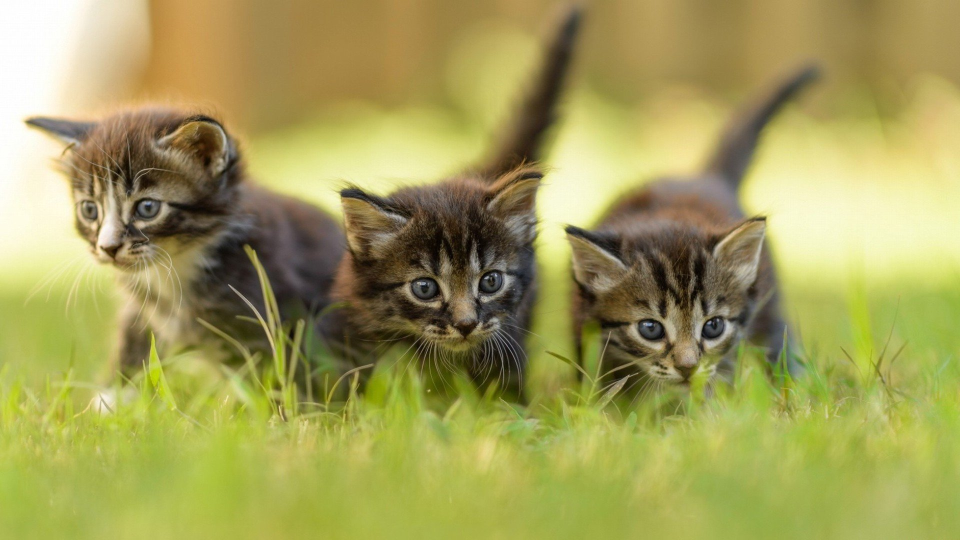
#> input picture cat.jpg, 1920 x 1080 px (shown at 1/2 size)
$ python edge.py
#> lines starting #> are read from the running program, lines starting #| are printed output that depends on the picture; after the words box and inside, x2 and y2 are one past the last pixel; in counts of white or black regions, pixels touching at a corner belong together
import cv2 as cv
import numpy as np
img=cv.imread('cat.jpg')
#> img is the input picture: shape (1080, 1920, 3); mean B, G, R 89.6, 157.6, 162.1
img=cv.resize(img,(800,600),interpolation=cv.INTER_AREA)
#> img: shape (600, 800, 3)
cv.imshow('cat',img)
gray=cv.cvtColor(img,cv.COLOR_BGR2GRAY)
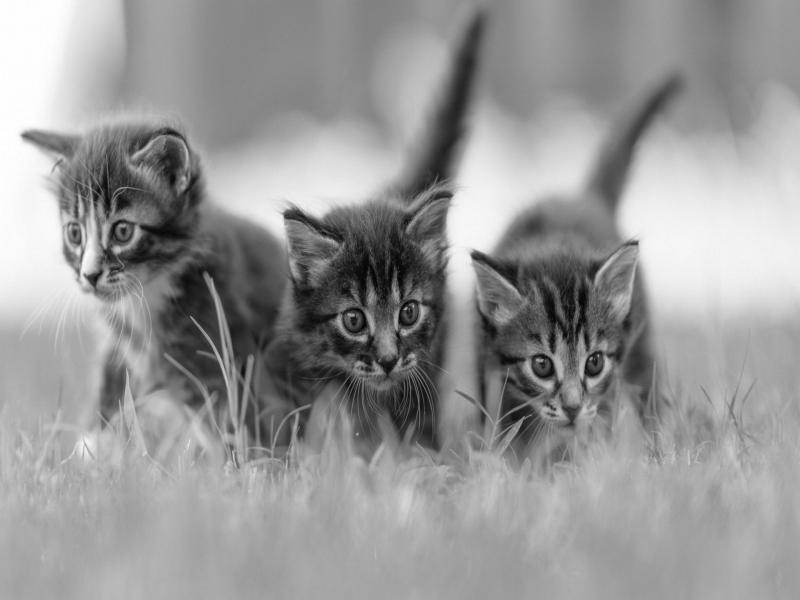
#> gray: shape (600, 800); min 4, max 255, mean 151.2
cv.imshow('gray',gray)
lap=cv.Laplacian(gray,cv.CV_64F)
lap=np.uint8(np.absolute(lap))
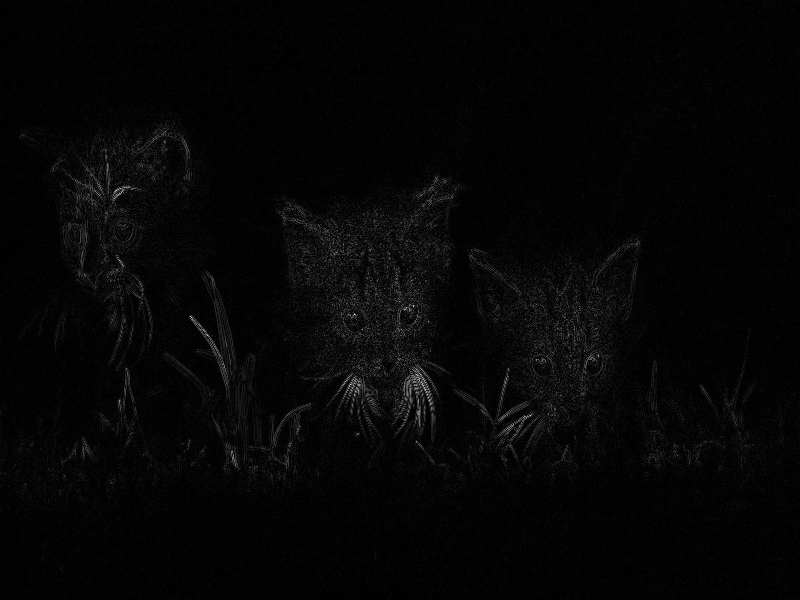
#> lap: shape (600, 800); min 0, max 253, mean 5.6
cv.imshow('lap',lap)
#sobel
sobx=cv.Sobel(gray,cv.CV_64F,1,0)
soby=cv.Sobel(gray,cv.CV_64F,0,1)
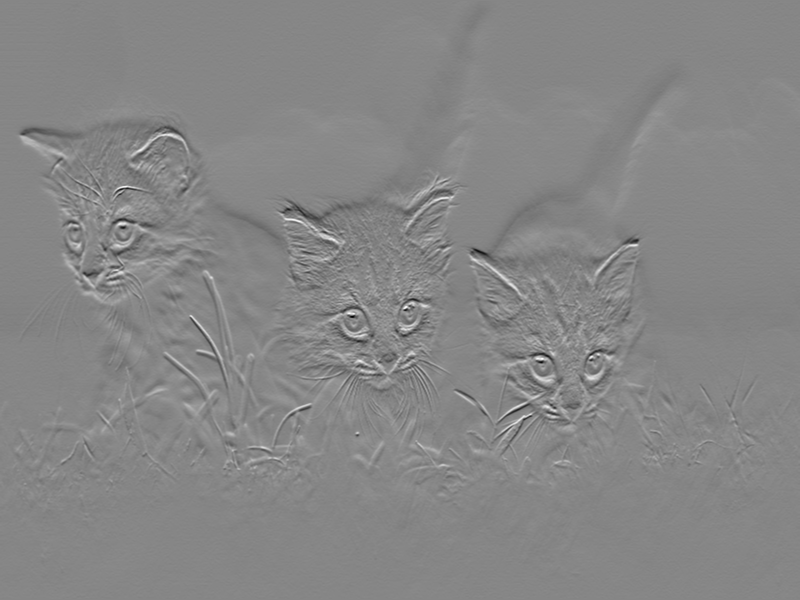
#> soby: shape (600, 800) float64; min -457, max 410, mean 0.1; drawn with min black and max white
cv.imshow('sobx',sobx)
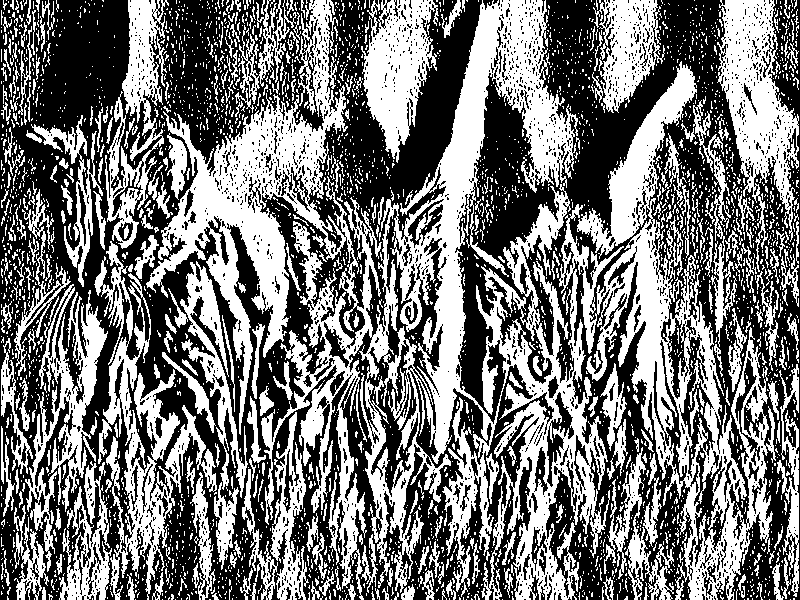
#> window 'sobx': shape (600, 800); 46.3% white; 3237 white regions (2858 under 20 px), largest, box (x1, y1, x2, y2) and area: (146, 0, 776, 600) 113526, (94, 241, 217, 600) 10682, (717, 0, 799, 272) 9319
cv.imshow('soby',soby)
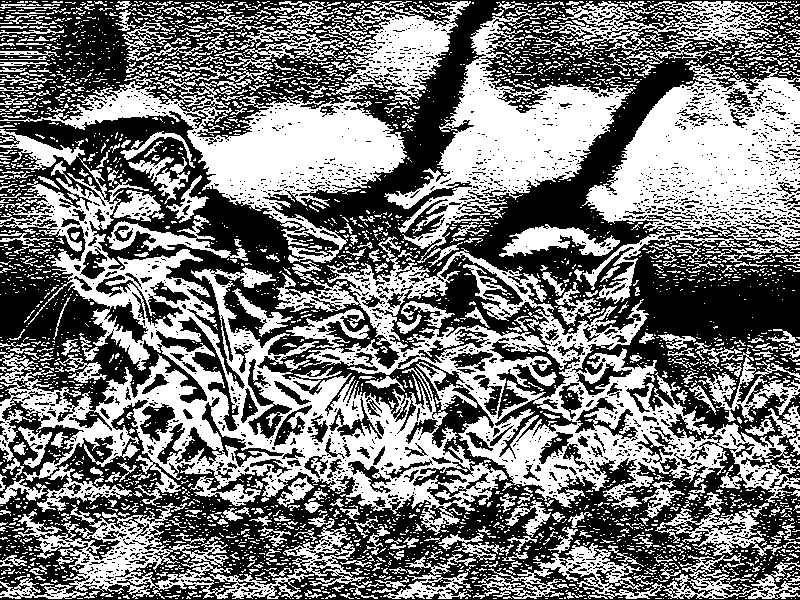
#> window 'soby': shape (600, 800); 47.3% white; 3497 white regions (3031 under 20 px), largest, box (x1, y1, x2, y2) and area: (0, 158, 800, 535) 76781, (582, 59, 800, 304) 25062, (0, 65, 407, 263) 20541
com=cv.bitwise_or(sobx,soby)
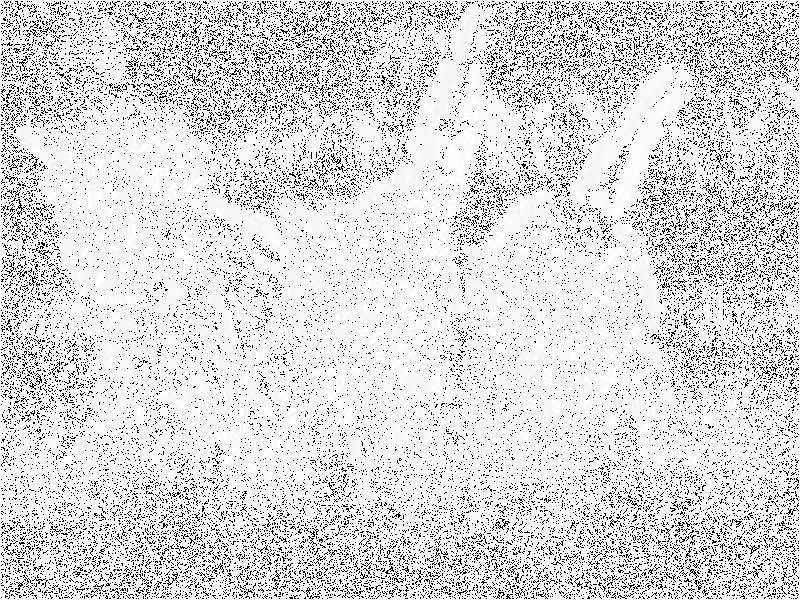
#> com: shape (600, 800) float64; 13.04% of the values are NaN or infinite; the others: min -31104, max 511, mean -38.7; drawn with min black, max white, NaN and infinite black
cv.imshow("com",com)
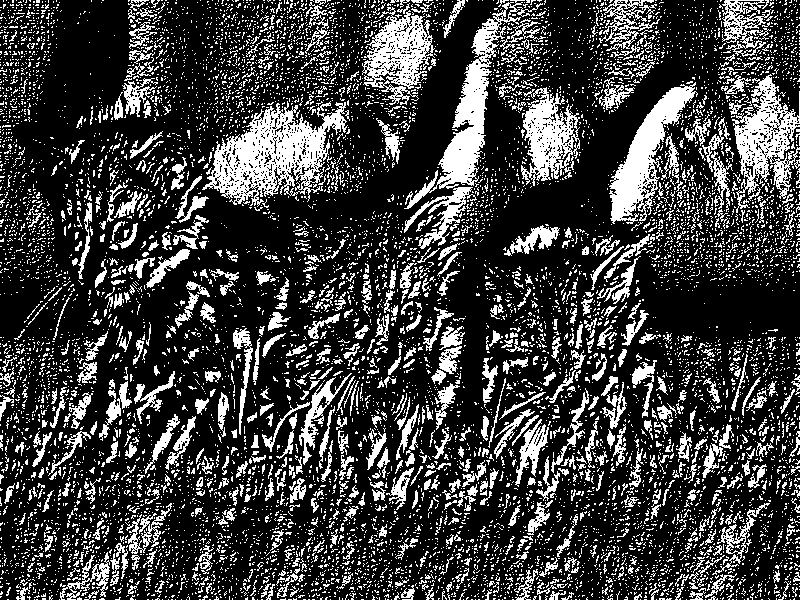
#> window 'com': shape (600, 800); 24.4% white; 9870 white regions (9123 under 20 px), largest, box (x1, y1, x2, y2) and area: (202, 101, 348, 207) 6776, (404, 0, 525, 209) 4628, (609, 82, 698, 224) 4177
cv.waitKey(0)
